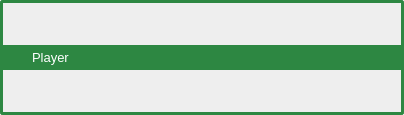
<?xml version="1.0" encoding="UTF-8"?>
<ui version="4.0">
 <class>MainWindow</class>
 <widget class="QMainWindow" name="MainWindow">
  <property name="geometry">
   <rect>
    <x>0</x>
    <y>0</y>
    <width>404</width>
    <height>115</height>
   </rect>
  </property>
  <property name="windowTitle">
   <string>MainWindow</string>
  </property>
  <property name="styleSheet">
   <string notr="true">background-color:#eee;</string>
  </property>
  <widget class="QWidget" name="widget_3">
   <layout class="QVBoxLayout" name="verticalLayout_3">
    <property name="spacing">
     <number>0</number>
    </property>
    <property name="leftMargin">
     <number>0</number>
    </property>
    <property name="topMargin">
     <number>0</number>
    </property>
    <property name="rightMargin">
     <number>0</number>
    </property>
    <property name="bottomMargin">
     <number>0</number>
    </property>
    <item>
     <widget class="QWidget" name="windowFrame" native="true">
      <property name="styleSheet">
       <string notr="true">*{border: 3px solid #2d8742;
border-radius:3px;
}</string>
      </property>
      <layout class="QVBoxLayout" name="verticalLayout_2">
       <property name="leftMargin">
        <number>0</number>
       </property>
       <property name="topMargin">
        <number>0</number>
       </property>
       <property name="rightMargin">
        <number>0</number>
       </property>
       <property name="bottomMargin">
        <number>0</number>
       </property>
       <item>
        <widget class="QWidget" name="windowTitlebar" native="true">
         <property name="maximumSize">
          <size>
           <width>16777215</width>
           <height>25</height>
          </size>
         </property>
         <property name="styleSheet">
          <string notr="true">QPushButton{
background-color:none;
border:none;
}
*{
color:#fff;
background-color:#2d8742;
border:none;
}</string>
         </property>
         <layout class="QHBoxLayout" name="horizontalLayout">
          <property name="spacing">
           <number>0</number>
          </property>
          <property name="leftMargin">
           <number>0</number>
          </property>
          <property name="topMargin">
           <number>0</number>
          </property>
          <property name="rightMargin">
           <number>0</number>
          </property>
          <property name="bottomMargin">
           <number>0</number>
          </property>
          <item>
           <layout class="QGridLayout" name="gridLayout">
            <item row="0" column="2">
             <widget class="QLabel" name="titleText">
              <property name="minimumSize">
               <size>
                <width>0</width>
                <height>0</height>
               </size>
              </property>
              <property name="font">
               <font>
                <pointsize>10</pointsize>
               </font>
              </property>
              <property name="text">
               <string>Player</string>
              </property>
              <property name="margin">
               <number>3</number>
              </property>
             </widget>
            </item>
            <item row="0" column="0">
             <spacer name="horizontalSpacer_2">
              <property name="orientation">
               <enum>Qt::Horizontal</enum>
              </property>
              <property name="sizeType">
               <enum>QSizePolicy::Fixed</enum>
              </property>
              <property name="sizeHint" stdset="0">
               <size>
                <width>5</width>
                <height>18</height>
               </size>
              </property>
             </spacer>
            </item>
            <item row="0" column="1">
             <widget class="QPushButton" name="icon">
              <property name="minimumSize">
               <size>
                <width>0</width>
                <height>0</height>
               </size>
              </property>
              <property name="maximumSize">
               <size>
                <width>21</width>
                <height>16777215</height>
               </size>
              </property>
              <property name="text">
               <string/>
              </property>
              <property name="icon">
               <iconset resource="img.qrc">
                <normaloff>:/imgs/play.png</normaloff>:/imgs/play.png</iconset>
              </property>
              <property name="iconSize">
               <size>
                <width>20</width>
                <height>20</height>
               </size>
              </property>
             </widget>
            </item>
           </layout>
          </item>
          <item>
           <widget class="QPushButton" name="closeButton">
            <property name="sizePolicy">
             <sizepolicy hsizetype="Fixed" vsizetype="Fixed">
              <horstretch>0</horstretch>
              <verstretch>0</verstretch>
             </sizepolicy>
            </property>
            <property name="minimumSize">
             <size>
              <width>0</width>
              <height>25</height>
             </size>
            </property>
            <property name="maximumSize">
             <size>
              <width>16777215</width>
              <height>16777215</height>
             </size>
            </property>
            <property name="styleSheet">
             <string notr="true">:hover{
background-color:#f00;
}
*{
border-radius:0px;
}</string>
            </property>
            <property name="text">
             <string/>
            </property>
            <property name="icon">
             <iconset resource="img.qrc">
              <normaloff>:/imgs/x.png</normaloff>:/imgs/x.png</iconset>
            </property>
            <property name="iconSize">
             <size>
              <width>16</width>
              <height>16</height>
             </size>
            </property>
           </widget>
          </item>
         </layout>
        </widget>
       </item>
       <item>
        <layout class="QVBoxLayout" name="windowContent">
         <property name="leftMargin">
          <number>0</number>
         </property>
         <property name="topMargin">
          <number>0</number>
         </property>
         <property name="rightMargin">
          <number>0</number>
         </property>
         <property name="bottomMargin">
          <number>0</number>
         </property>
        </layout>
       </item>
      </layout>
     </widget>
    </item>
   </layout>
  </widget>
 </widget>
 <layoutdefault spacing="6" margin="11"/>
 <resources>
  <include location="img.qrc"/>
 </resources>
 <connections/>
</ui>
